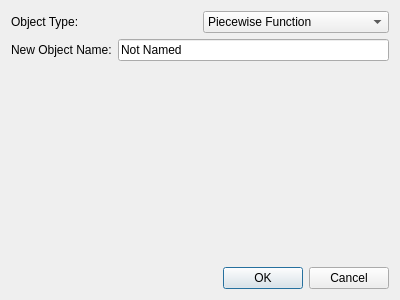
<?xml version="1.0" encoding="UTF-8"?>
<ui version="4.0">
 <class>newObjectDialog</class>
 <widget class="QDialog" name="newObjectDialog">
  <property name="geometry">
   <rect>
    <x>0</x>
    <y>0</y>
    <width>400</width>
    <height>300</height>
   </rect>
  </property>
  <property name="windowTitle">
   <string>Dialog</string>
  </property>
  <layout class="QVBoxLayout" name="verticalLayout">
   <item>
    <layout class="QHBoxLayout" name="horizontalLayout">
     <item>
      <widget class="QLabel" name="label">
       <property name="text">
        <string>Object Type:</string>
       </property>
      </widget>
     </item>
     <item>
      <widget class="QComboBox" name="objTypeCombo">
       <item>
        <property name="text">
         <string>Piecewise Function</string>
        </property>
       </item>
       <item>
        <property name="text">
         <string>Color Transfer Function</string>
        </property>
       </item>
      </widget>
     </item>
    </layout>
   </item>
   <item>
    <layout class="QHBoxLayout" name="horizontalLayout_2">
     <item>
      <widget class="QLabel" name="label_2">
       <property name="text">
        <string>New Object Name:</string>
       </property>
      </widget>
     </item>
     <item>
      <widget class="QLineEdit" name="objNameLineEdit">
       <property name="text">
        <string>Not Named</string>
       </property>
      </widget>
     </item>
    </layout>
   </item>
   <item>
    <widget class="QStackedWidget" name="objTypeStackedWidget">
     <widget class="QWidget" name="piecewiseFunc"/>
     <widget class="QWidget" name="colorTransFunc"/>
    </widget>
   </item>
   <item>
    <widget class="QDialogButtonBox" name="buttonBox">
     <property name="orientation">
      <enum>Qt::Horizontal</enum>
     </property>
     <property name="standardButtons">
      <set>QDialogButtonBox::Cancel|QDialogButtonBox::Ok</set>
     </property>
    </widget>
   </item>
  </layout>
 </widget>
 <resources/>
 <connections>
  <connection>
   <sender>buttonBox</sender>
   <signal>accepted()</signal>
   <receiver>newObjectDialog</receiver>
   <slot>accept()</slot>
   <hints>
    <hint type="sourcelabel">
     <x>227</x>
     <y>271</y>
    </hint>
    <hint type="destinationlabel">
     <x>157</x>
     <y>274</y>
    </hint>
   </hints>
  </connection>
  <connection>
   <sender>buttonBox</sender>
   <signal>rejected()</signal>
   <receiver>newObjectDialog</receiver>
   <slot>reject()</slot>
   <hints>
    <hint type="sourcelabel">
     <x>316</x>
     <y>260</y>
    </hint>
    <hint type="destinationlabel">
     <x>286</x>
     <y>274</y>
    </hint>
   </hints>
  </connection>
  <connection>
   <sender>objTypeCombo</sender>
   <signal>currentIndexChanged(int)</signal>
   <receiver>objTypeStackedWidget</receiver>
   <slot>setCurrentIndex(int)</slot>
   <hints>
    <hint type="sourcelabel">
     <x>317</x>
     <y>25</y>
    </hint>
    <hint type="destinationlabel">
     <x>319</x>
     <y>92</y>
    </hint>
   </hints>
  </connection>
 </connections>
</ui>
